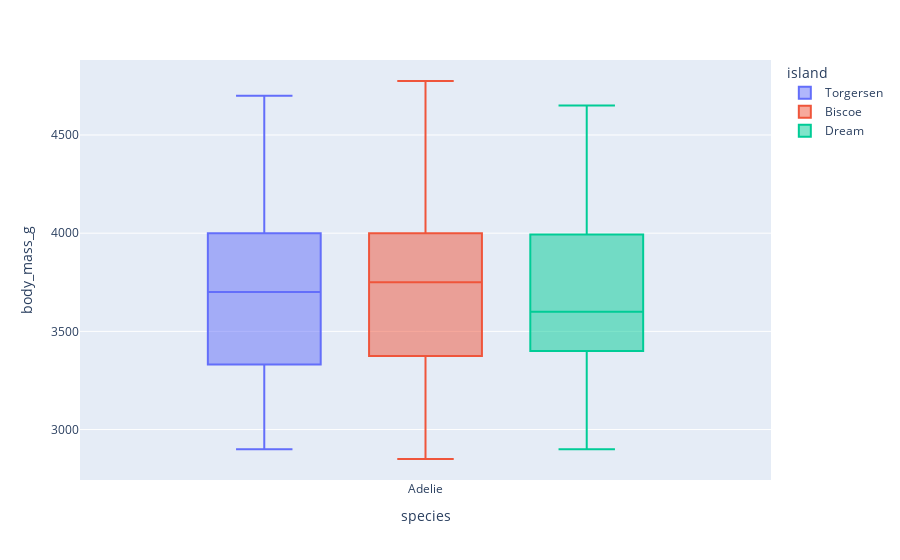

Source (notebook cell):
### Code cell
# Show the boxplot of Adelie penguins by island
fig = px.box(df[df['species'] == 'Adelie'], x='species', y='body_mass_g', color='island')
fig.show()

### Figure 1 — Plotly figure (JSON) as saved in the notebook; plotly's stock layout.template omitted (floating-point values rounded to 4 significant figures)
{"data": [{"alignmentgroup": "True", "hovertemplate": "island=Torgersen<br>species=%{x}<br>body_mass_g=%{y}<extra></extra>", "legendgroup": "Torgersen", "marker": {"color": "#636efa"}, "name": "Torgersen", "notched": false, "offsetgroup": "Torgersen", "orientation": "v", "showlegend": true, "type": "box", "x": ["Adelie", "Adelie", "Adelie", "Adelie", "Adelie", "Adelie", "Adelie", "Adelie", "Adelie", "Adelie", "Adelie", "Adelie", "Adelie", "Adelie", "Adelie", "Adelie", "Adelie", "Adelie", "Adelie", "Adelie", "Adelie", "Adelie", "Adelie", "Adelie", "Adelie", "Adelie", "Adelie", "Adelie", "Adelie", "Adelie", "Adelie", "Adelie", "Adelie", "Adelie", "Adelie", "Adelie", "Adelie", "Adelie", "Adelie", "Adelie", "Adelie", "Adelie", "Adelie", "Adelie", "Adelie", "Adelie", "Adelie"], "x0": " ", "xaxis": "x", "y": [3750, 3800, 3250, 3450, 3650, 3625, 4675, 3200, 3800, 4400, 3700, 3450, 4500, 3325, 4200, 3050, 4450, 3600, 3900, 3550, 4150, 3700, 4250, 3700, 3900, 3550, 4000, 3200, 4700, 3800, 4200, 2900, 3775, 3350, 3325, 3150, 3500, 3450, 3875, 3050, 4000, 3275, 4300, 3050, 4000, 3325, 3500], "y0": " ", "yaxis": "y"}, {"alignmentgroup": "True", "hovertemplate": "island=Biscoe<br>species=%{x}<br>body_mass_g=%{y}<extra></extra>", "legendgroup": "Biscoe", "marker": {"color": "#EF553B"}, "name": "Biscoe", "notched": false, "offsetgroup": "Biscoe", "orientation": "v", "showlegend": true, "type": "box", "x": ["Adelie", "Adelie", "Adelie", "Adelie", "Adelie", "Adelie", "Adelie", "Adelie", "Adelie", "Adelie", "Adelie", "Adelie", "Adelie", "Adelie", "Adelie", "Adelie", "Adelie", "Adelie", "Adelie", "Adelie", "Adelie", "Adelie", "Adelie", "Adelie", "Adelie", "Adelie", "Adelie", "Adelie", "Adelie", "Adelie", "Adelie", "Adelie", "Adelie", "Adelie", "Adelie", "Adelie", "Adelie", "Adelie", "Adelie", "Adelie", "Adelie", "Adelie", "Adelie", "Adelie"], "x0": " ", "xaxis": "x", "y": [3400, 3600, 3800, 3950, 3800, 3800, 3550, 3200, 3150, 3950, 3500, 4300, 3450, 4050, 2900, 3700, 3550, 3800, 2850, 3750, 3150, 4400, 3600, 4050, 2850, 3950, 3350, 4100, 3725, 4725, 3075, 4250, 2925, 3550, 3750, 3900, 3175, 4775, 3825, 4600, 3200, 4275, 3900, 4075], "y0": " ", "yaxis": "y"}, {"alignmentgroup": "True", "hovertemplate": "island=Dream<br>species=%{x}<br>body_mass_g=%{y}<extra></extra>", "legendgroup": "Dream", "marker": {"color": "#00cc96"}, "name": "Dream", "notched": false, "offsetgroup": "Dream", "orientation": "v", "showlegend": true, "type": "box", "x": ["Adelie", "Adelie", "Adelie", "Adelie", "Adelie", "Adelie", "Adelie", "Adelie", "Adelie", "Adelie", "Adelie", "Adelie", "Adelie", "Adelie", "Adelie", "Adelie", "Adelie", "Adelie", "Adelie", "Adelie", "Adelie", "Adelie", "Adelie", "Adelie", "Adelie", "Adelie", "Adelie", "Adelie", "Adelie", "Adelie", "Adelie", "Adelie", "Adelie", "Adelie", "Adelie", "Adelie", "Adelie", "Adelie", "Adelie", "Adelie", "Adelie", "Adelie", "Adelie", "Adelie", "Adelie", "Adelie", "Adelie", "Adelie", "Adelie", "Adelie", "Adelie", "Adelie", "Adelie", "Adelie", "Adelie"], "x0": " ", "xaxis": "x", "y": [3250, 3900, 3300, 3900, 3325, 4150, 3950, 3550, 3300, 4650, 3150, 3900, 3100, 4400, 3000, 4600, 3425, 3450, 4150, 3350, 3550, 3800, 3500, 3950, 3600, 3550, 4300, 3400, 4450, 3300, 4300, 3700, 4350, 2900, 4100, 3500, 4475, 3425, 3900, 3175, 3975, 3400, 4250, 3400, 3475, 3050, 3725, 3000, 3650, 4250, 3475, 3450, 3750, 3700, 4000], "y0": " ", "yaxis": "y"}], "layout": {"boxmode": "group", "legend": {"title": {"text": "island"}, "tracegroupgap": 0}, "margin": {"t": 60}, "xaxis": {"anchor": "y", "domain": [0, 1], "title": {"text": "species"}}, "yaxis": {"anchor": "x", "domain": [0, 1], "title": {"text": "body_mass_g"}}}}
